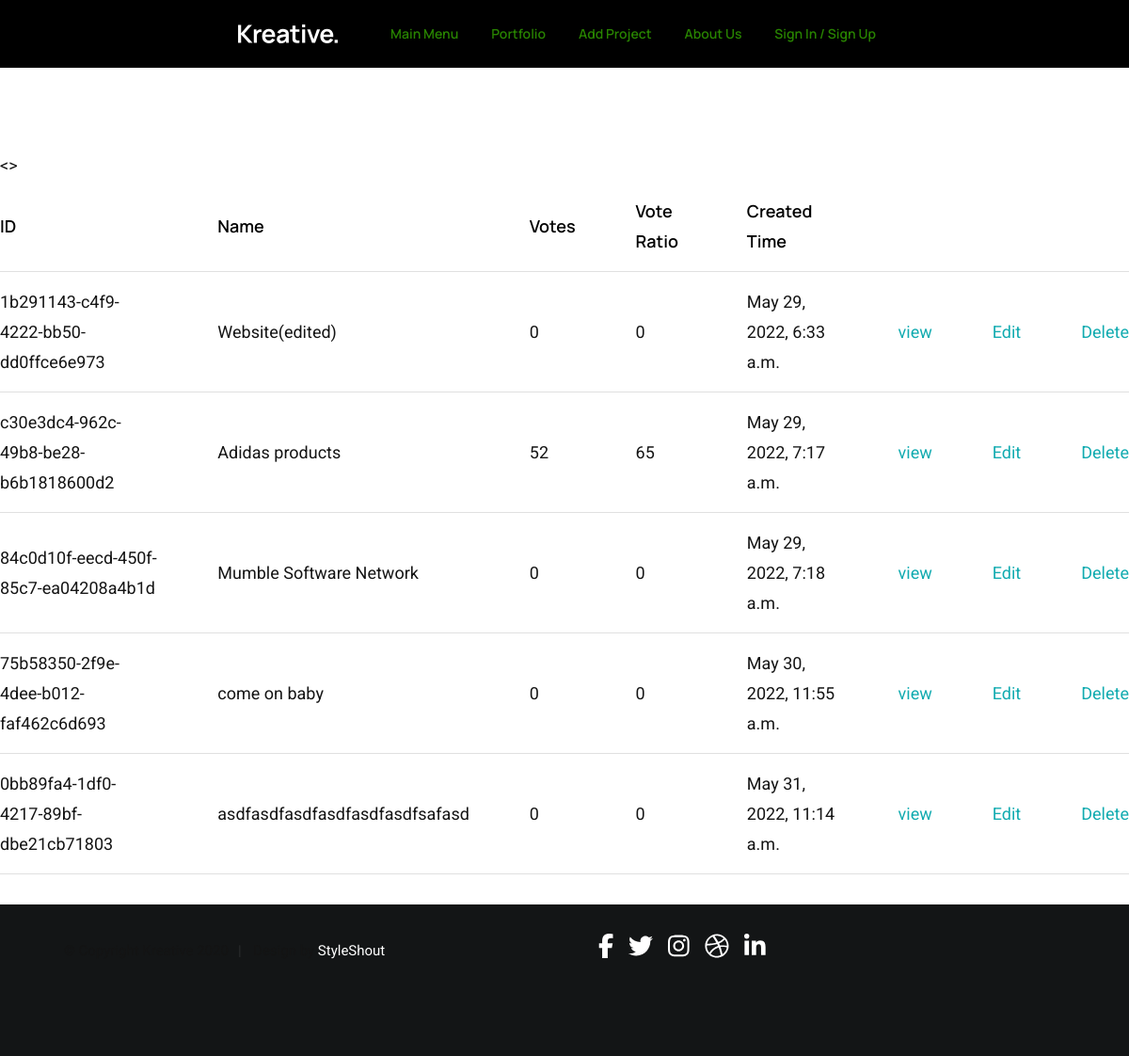
Before: / with the older database file.
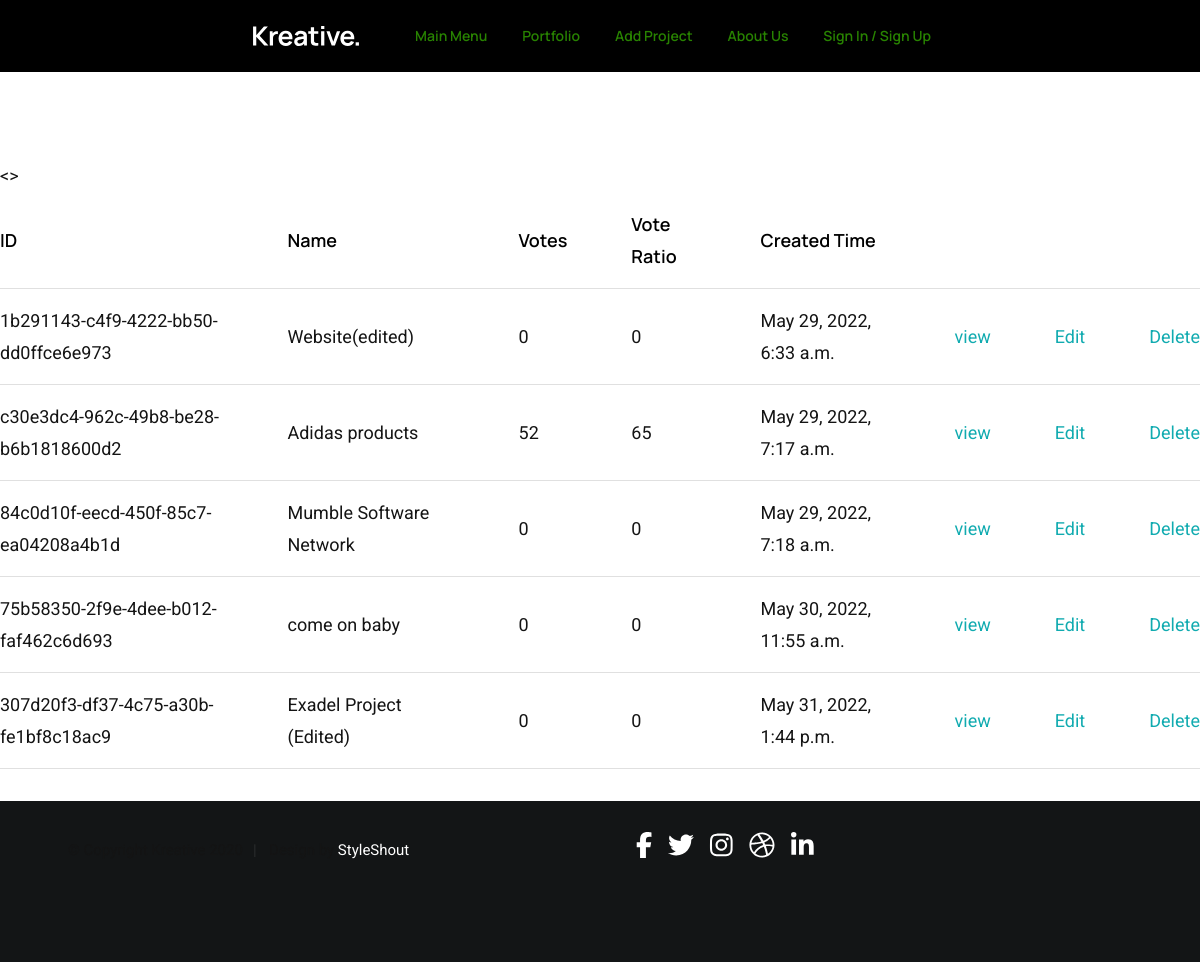
After: the same page with the newer database file.
### projects/models.py (models this page shows, shortened)
class Project(models.Model):
    title = models.CharField(max_length=200)
    description = models.TextField(null=True, blank = True)
    featured_image = models.ImageField(null=True, blank = True, default='morde.png')
    tags = models.ManyToManyField('Tag', blank=True)
    vote_total = models.IntegerField(default=0, blank=True, null=True)
    vote_ratio = models.IntegerField(default=0, blank=True, null=True)
    demo_link = models.CharField(max_length=2000,null=True, blank = True)
    source_link = models.CharField(max_length=2000,null=True, blank = True)
    created = models.DateTimeField(auto_now_add=True)
    id = models.UUIDField(default=uuid.uuid4, unique=True, primary_key=True, editable=False)

### projects/views.py (the view)
# urls.py: path('',include('projects.urls')),
def projects(request):
    projects = Project.objects.all()
    context = {"projects":projects}
    return render(request, 'projects/projects.html',context)

### projects/templates/projects/projects.html
{%extends 'base.html'%}
{%block content%}
<table>
    <tr>
        <th>ID</th>
        <th>Name</th>
        <th>Votes</th>
        <th>Vote Ratio</th>
        <th>Created Time</th>
        <th></th>
        <th></th>
        <th></th>
    </tr>
    {%for project in projects%}
    <tr>
        <td>{{project.pk}}</td>
        <td>{{project.title}}</td>
        <td>{{project.vote_total}}</td>
        <td>{{project.vote_ratio}}</td>
        <td>{{project.created}}</td>
        <td>
            <a href="{%url 'project' project.id %}">view</a>
        </td>
        <td>
            <a href="{%url 'update-project' project.id %}">Edit</a>
        </td>
        <td>
            <a href="{%url 'delete-project' project.id %}">Delete</a>
        </td>
    </tr>
    {%endfor%}
</table>
{%endblock%}

### templates/base.html (shortened to what this page needs)
<!DOCTYPE html>
{% load static %}
<html>
    <link rel="stylesheet" href="{% static 'css/styles.css' %}">
    <link rel="stylesheet" href="{% static 'css/vendor.css' %}">
  </head>
  <body id="about", class="s-about target-section" >
    <header class="s-header">
        <div class="row">
            <div class="s-header__logo">
                <a href="{% url 'projects' %}">
                    <img src="{%static 'images/logo.svg'%}" alt="Homepage">
                </a>
            </div>
            <nav class="s-header__nav">
                <ul>
                    <li><a class="smoothscroll" href="{% url 'projects' %}">Main Menu</a></li>
                    <li><a class="smoothscroll" href="#portfolio">Portfolio</a></li>
                    <li><a class="smoothscroll" href="{% url 'new-project' %}">Add Project</a></li>
                    <li><a class="smoothscroll" href="#about">About Us</a></li>
                    <li> <a class="smoothscroll" href="#contact">Sign In / Sign Up</a></li>
                </ul>
            </nav>
        </div>
    </header>
        {%block content%}
        {%endblock%}
      <footer class="s-footer">
          <div class="row">
              <div class="column large-4 medium-6 w-1000-stack s-footer__social-block">
                  <ul class="s-footer__social">
                      <li><a href="#0"><i class="fab fa-facebook-f" aria-hidden="true"></i></a></li>
                      <li><a href="#0"><i class="fab fa-twitter" aria-hidden="true"></i></a></li>
                      <li><a href="#0"><i class="fab fa-instagram" aria-hidden="true"></i></a></li>
                      <li><a href="#0"><i class="fab fa-dribbble" aria-hidden="true"></i></a></li>
                      <li><a href="#0"><i class="fab fa-linkedin-in" aria-hidden="true"></i></a></li>
                  </ul>
              </div>
              <div class="column large-7 medium-6 w-1000-stack ss-copyright">
                  <span>© Copyright Kreative 2020</span>
                  <span>Design by <a href="https://www.styleshout.com/">StyleShout</a></span>
              </div>
          </div>
      </footer>
    </body>
</html>

Changed rows visible on the page:
removed Project: pk "0bb89fa4-1df0-4217-89bf-dbe21cb71803", title "asdfasdfasdfasdfasdfasdfsafasd", vote_total "0", vote_ratio "0", created "May 31, 2022, 11:14 a.m."
added Project: pk "307d20f3-df37-4c75-a30b-fe1bf8c18ac9", title "Exadel Project (Edited)", vote_total "0", vote_ratio "0", created "May 31, 2022, 1:44 p.m."
